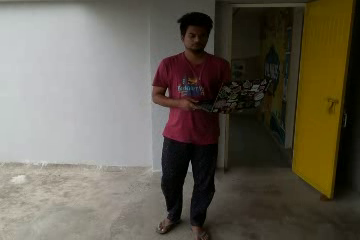
#> input picture frame 41 of figures and outputs/output.avi, 360 x 240 px, given in place of the camera
$ python test.py
#> lines starting #> are read from the running program, lines starting #| are printed output that depends on the picture; after the words box and inside, x2 and y2 are one past the last pixel; in counts of white or black regions, pixels touching at a corner belong together
import cv2
import numpy as np


fbRange = [6200, 6800]
pid = [0.4, 0.4, 0]
w, h = 640, 480
pError = 0
# Load the cascade
face_cascade = cv2.CascadeClassifier('haarcascade_frontalface_default.xml')

# To capture video from webcam.
cap = cv2.VideoCapture(0)
# To use a video file as input
# cap = cv2.VideoCapture('filename.mp4')

def findFace(img, w, h):

    faceCascade = cv2.CascadeClassifier('haarcascade_frontalface_default.xml')

    img = cv2.resize(img, (w, h))

    imgGray = cv2.cvtColor(img, cv2.COLOR_BGR2GRAY)

    faces = faceCascade.detectMultiScale(imgGray, 1.2, 8)

    myFaceListC = []

    myFaceListArea = []

    for (x, y, w, h) in faces:

        cv2.rectangle(img, (x, y), (x + w, y + h), (0, 0, 255), 2)

        cx = x + w // 2

        cy = y + h // 2

        area = w * h

        cv2.circle(img, (cx, cy), 5, (0, 255, 0), cv2.FILLED)

        myFaceListC.append([cx, cy])

        myFaceListArea.append(area)

    if len(myFaceListArea) != 0:

        i = myFaceListArea.index(max(myFaceListArea))

        return img, [myFaceListC[i], myFaceListArea[i]]

    else:

        return img, [[0, 0], 0]

def trackFace( info, w, pid, pError):

    area = info[1]

    x = info[0][0]

    fb = 0

    error = (x//1.7) - (w // 2)
    print(error)

    speed = pid[0] * error + pid[1] * (error - pError)

    speed = int(np.clip(speed, -100, 100))

    if area > fbRange[0] and area < fbRange[1]:

        fb = 0

    elif area > fbRange[1]:

        fb = -20

    elif area < fbRange[0] and area != 0:

        fb = 20

    if x == 0:

        speed = 0

        error = 0

    print(speed, fb)

    #tello.send_rc_control(0, fb//2, 0, -speed//2)

    return error

# Define the codec and create VideoWriter object
fourcc = cv2.VideoWriter_fourcc(*"XVID")
out = cv2.VideoWriter('output.avi', fourcc, 10, (w, h))


while True:
    # Read the frame
    _, img = cap.read()
#> img is the input picture: shape (240, 360, 3); mean B, G, R 84.1, 96.2, 102.2
    # Convert to grayscale
    #gray = cv2.cvtColor(img, cv2.COLOR_BGR2GRAY)
    # Detect the faces
    #faces = face_cascade.detectMultiScale(gray, 1.1, 4)
    # Draw the rectangle around each face
    #for (x, y, w, h) in faces:
        #cv2.rectangle(img, (x, y), (x+w, y+h), (255, 0, 0), 2)
    # Display


    img, info = findFace(img, w, h)
#> in findFace, `img = cv2.resize(img, (w, h))`:
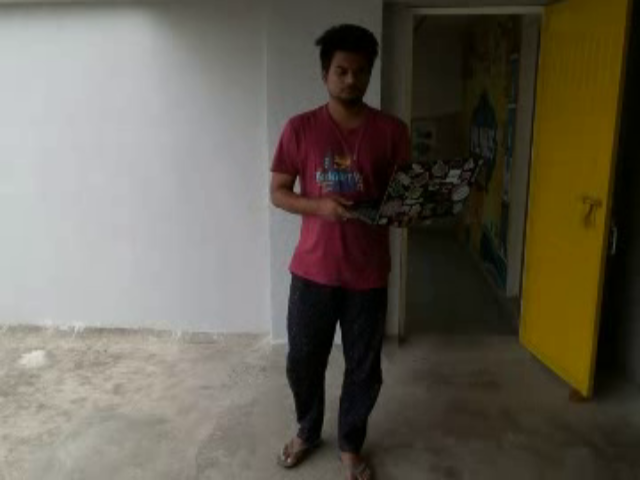
#> img: shape (480, 640, 3); mean of channels 0, 1, 2 84.1, 96.2, 102.1; drawn as B, G, R
#> in findFace, `imgGray = cv2.cvtColor(img, cv2.COLOR_BGR2GRAY)`:
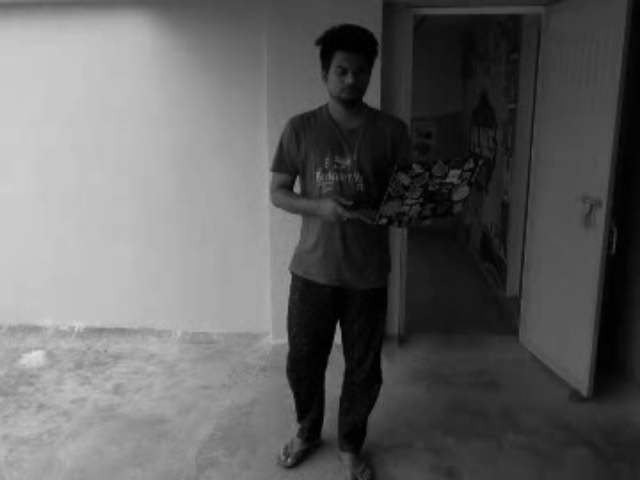
#> imgGray: shape (480, 640); min 0, max 223, mean 96.6
#> in findFace, `faces = faceCascade.detectMultiScale(imgGray, 1.2, 8)`: faces = [[324, 53, 52, 52]]
#> the loop in findFace, `for (x, y, w, h) in faces: ` made 1 pass
#> (x, y, w, h, cx, cy, area) on pass 1: (324, 53, 52, 52, 350, 79, 2704)
#> after the loop in findFace, `for (x, y, w, h) in faces:`:
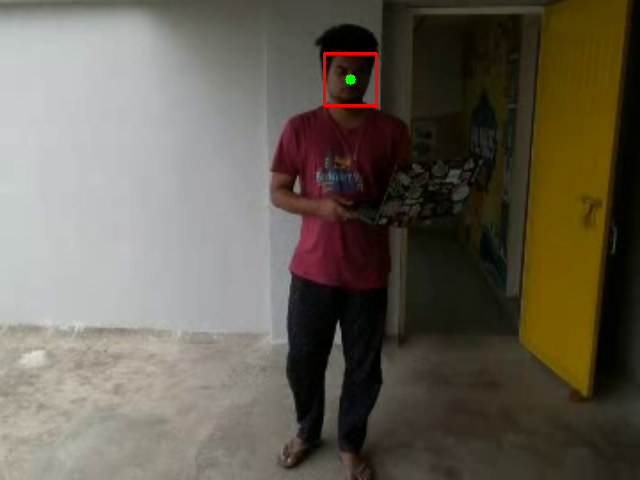
#> img: shape (480, 640, 3); 0.23% of pixels changed, all inside (x1, y1, x2, y2) = (323, 52, 378, 107); drawn as B, G, R
#> after the loop in findFace, `for (x, y, w, h) in faces:`: myFaceListArea = [2704]; myFaceListC = [[350, 79]]
#> in findFace, `i = myFaceListArea.index(max(myFaceListArea))`: i = 0
#> info = [[350, 79], 2704]

    pError = trackFace( info, w, pid, pError)
#> in trackFace, `area = info[1]`: area = 2704
#> in trackFace, `x = info[0][0]`: x = 350
#> in trackFace, `error = (x//1.7) - (w // 2)`: error = -115
#| -115.0
#> in trackFace, `speed = pid[0] * error + pid[1] * (error - pError)`: speed = -92
#| -92 20
#> pError = -115

    out.write(img)

    cv2.imshow('img', img)


    # Stop if escape key is pressed
    k = cv2.waitKey(30) & 0xff
#> (key Esc is pressed here)
    if k==27:
        break
# Release the VideoCapture object
cap.release()
out.release()
cv2.destroyAllWindows()

$ run again, starting later in the video
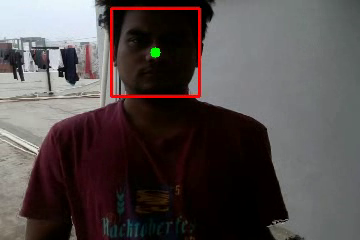
#> input picture frame 187 of figures and outputs/output.avi, 360 x 240 px, given in place of the camera
#> img is the input picture: shape (240, 360, 3); mean B, G, R 75, 75.3, 83
#> in findFace, `img = cv2.resize(img, (w, h))`:
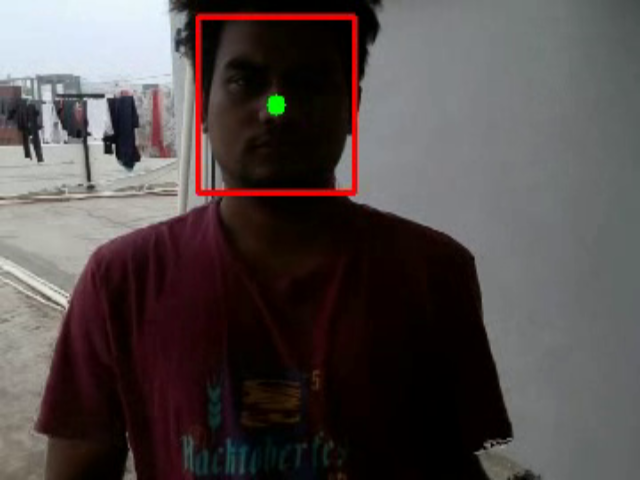
#> img: shape (480, 640, 3); mean of channels 0, 1, 2 75, 75.2, 83; drawn as B, G, R
#> in findFace, `imgGray = cv2.cvtColor(img, cv2.COLOR_BGR2GRAY)`:
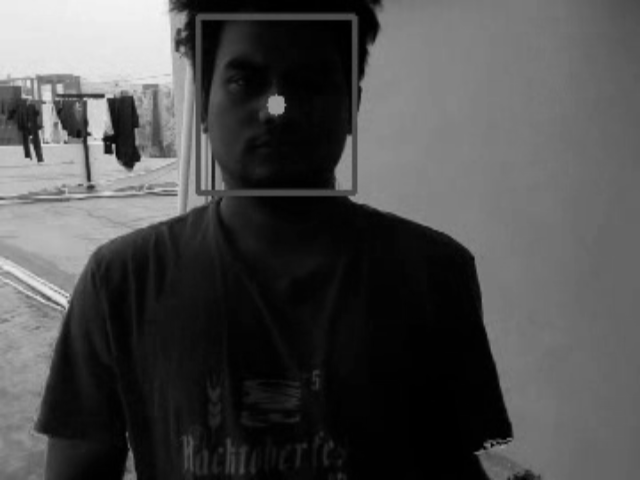
#> imgGray: shape (480, 640); min 0, max 245, mean 77.5
#> faces = ()
#> after the loop in findFace, `for (x, y, w, h) in faces:`: myFaceListArea = []
#> info = [[0, 0], 0]
#> area = 0
#> error = -320
#| -320.0
#> in trackFace, `speed = pid[0] * error + pid[1] * (error - pError)`: speed = -256
#> in trackFace, `speed = int(np.clip(speed, -100, 100))`: speed = -100
#> pError = 0

$ run again, starting later in the video
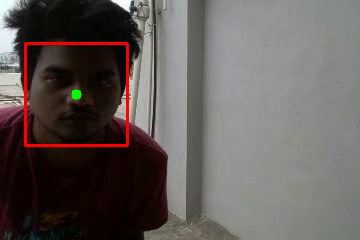
#> input picture frame 333 of figures and outputs/output.avi, 360 x 240 px, given in place of the camera
#> img is the input picture: shape (240, 360, 3); mean B, G, R 89.2, 92.1, 98.4
#> in findFace, `img = cv2.resize(img, (w, h))`:
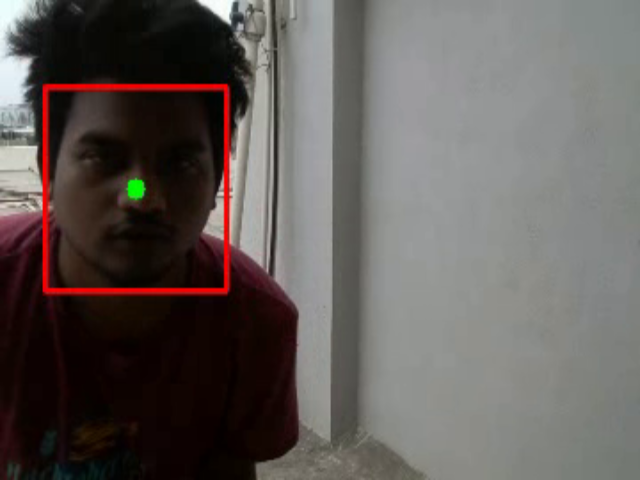
#> img: shape (480, 640, 3); mean of channels 0, 1, 2 89.1, 92, 98.3; drawn as B, G, R
#> in findFace, `imgGray = cv2.cvtColor(img, cv2.COLOR_BGR2GRAY)`:
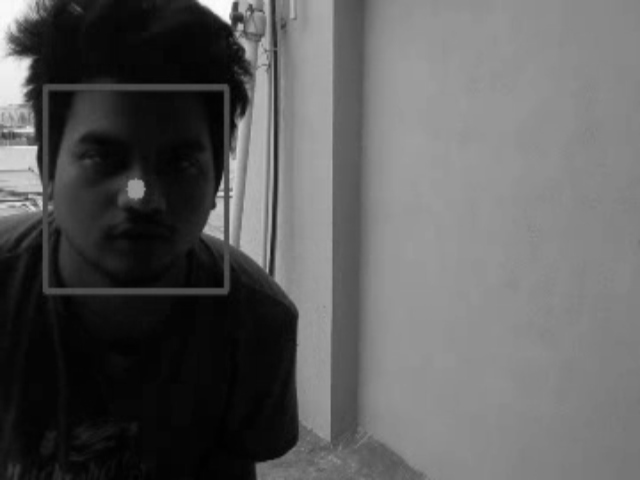
#> imgGray: shape (480, 640); min 1, max 253, mean 93.5
#> faces = ()
#> after the loop in findFace, `for (x, y, w, h) in faces:`: myFaceListArea = []
#> info = [[0, 0], 0]
#> area = 0
#> error = -320
#| -320.0
#> in trackFace, `speed = pid[0] * error + pid[1] * (error - pError)`: speed = -256
#> in trackFace, `speed = int(np.clip(speed, -100, 100))`: speed = -100
#> pError = 0
